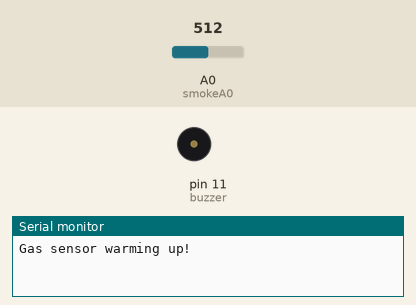
A sketch run on a simulated Arduino Uno, built with avr-gcc and run on an emulated ATmega328P. On the bench: buzzer (waves = sounding, pin HIGH), the last lines printed to the serial monitor. The inputs (shaded band) are chosen by the test bench; at power-on: A0 (smokeA0) = 512.

Above: at 0.1 s.
At 20.1 s:
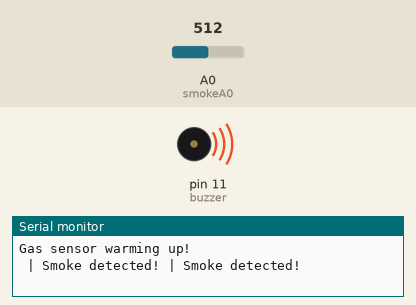
Timing chart, 0 to 21.6 s (numbered marks = the images above):
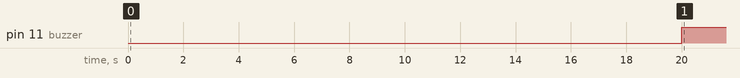

The sketch:

sketch_aug22a.ino
```cpp
int smokeA0=A0;
int buzzer =11;
float sensorValue;
void setup() {
  pinMode(buzzer,OUTPUT);
  pinMode(smokeA0,INPUT);
   Serial.begin(9600);
  Serial.println("Gas sensor warming up!");
  delay(20000);


}

void loop() {
  sensorValue=analogRead(smokeA0);
  if(sensorValue >300)
  {
    Serial.print(" | Smoke detected!");
digitalWrite(buzzer,HIGH);
  }
  else
  {
     Serial.print(" | Smoke  not detected!");

digitalWrite(buzzer,LOW);
  }
delay(200);
}
```

Measured:
- by itself, pin 11 (buzzer): LOW → HIGH at 20.0 s
